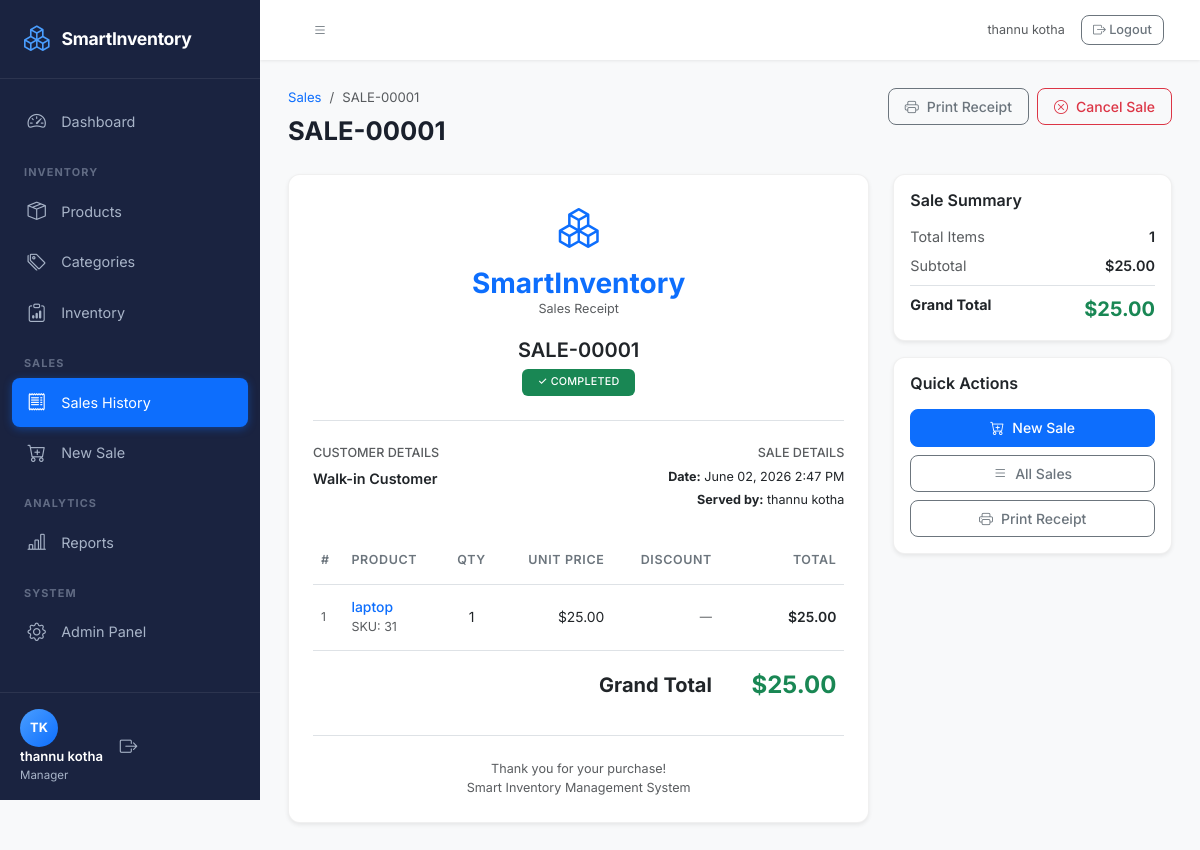
Screenshot of /sales/1/ (signed in) with the database file from the repository.
### inventory/models.py (models this page shows, shortened)
class Sale(models.Model):
    STATUS_CHOICES = [
        ('completed', 'Completed'),
        ('pending', 'Pending'),
        ('cancelled', 'Cancelled'),
    ]
    sale_number = models.CharField(max_length=20, unique=True)
    customer_name = models.CharField(max_length=200, blank=True, default='Walk-in Customer')
    customer_email = models.EmailField(blank=True, null=True)
    customer_phone = models.CharField(max_length=20, blank=True, null=True)
    created_by = models.ForeignKey(User, on_delete=models.SET_NULL, null=True)
    status = models.CharField(max_length=20, choices=STATUS_CHOICES, default='completed')
    notes = models.TextField(blank=True, null=True)
    created_at = models.DateTimeField(auto_now_add=True)
    updated_at = models.DateTimeField(auto_now=True)
    class Meta:
        ordering = ['-created_at']
    @property
    def subtotal(self):
        return sum(item.total_price for item in self.items.all())
    @property
    def total_amount(self):
        return self.subtotal
    @property
    def total_items(self):
        return sum(item.quantity for item in self.items.all())

class SaleItem(models.Model):
    sale = models.ForeignKey(Sale, on_delete=models.CASCADE, related_name='items')
    product = models.ForeignKey(Product, on_delete=models.PROTECT, related_name='sale_items')
    quantity = models.IntegerField(default=1)
    unit_price = models.DecimalField(max_digits=10, decimal_places=2, help_text='Price at time of sale')
    discount = models.DecimalField(max_digits=5, decimal_places=2, default=0, help_text='Discount percentage')
    @property
    def total_price(self):
        base_total = self.unit_price * self.quantity
        discount_amount = base_total * (self.discount / 100)
        return base_total - discount_amount

class Product(models.Model):
    name = models.CharField(max_length=200)
    sku = models.CharField(max_length=50, unique=True, help_text='Stock Keeping Unit')
    category = models.ForeignKey(Category, on_delete=models.SET_NULL, null=True, related_name='products')
    description = models.TextField(blank=True, null=True)
    price = models.DecimalField(max_digits=10, decimal_places=2, help_text='Selling price')
    cost_price = models.DecimalField(max_digits=10, decimal_places=2, default=0, help_text='Purchase/cost price')
    stock_quantity = models.IntegerField(default=0, help_text='Current stock level')
    low_stock_threshold = models.IntegerField(default=10, help_text='Alert when stock falls below this')
    image = models.ImageField(upload_to='products/', blank=True, null=True)
    is_active = models.BooleanField(default=True)
    created_at = models.DateTimeField(auto_now_add=True)
    updated_at = models.DateTimeField(auto_now=True)
    class Meta:
        ordering = ['name']

### inventory/views.py (the view)
# urls.py: path('sales/<int:pk>/', views.sale_detail, name='sale_detail'),
@login_required
def sale_detail(request, pk):
    sale = get_object_or_404(Sale, pk=pk)
    items = sale.items.select_related('product').all()
    context = {
        'sale': sale,
        'items': items,
    }
    return render(request, 'sales/sale_detail.html', context)

### templates/sales/sale_detail.html (shortened to what this page needs)
{% extends 'base.html' %}
{% load static %}
{% load inventory_tags %}
{% block content %}
<div class="d-flex justify-content-between align-items-start mb-4">
    <div>
        <nav aria-label="breadcrumb">
            <ol class="breadcrumb small">
                <li class="breadcrumb-item"><a href="{% url 'sale_list' %}">Sales</a></li>
                <li class="breadcrumb-item active">{{ sale.sale_number }}</li>
            </ol>
        </nav>
        <h1 class="page-title">{{ sale.sale_number }}</h1>
    </div>
    <div class="d-flex gap-2">
        <button onclick="window.print()" class="btn btn-outline-secondary">
            <i class="bi bi-printer me-2"></i>Print Receipt
        </button>
        {% if sale.status == 'completed' %}
        <a href="{% url 'sale_cancel' sale.pk %}" class="btn btn-outline-danger">
            <i class="bi bi-x-circle me-2"></i>Cancel Sale
        </a>
        {% endif %}
    </div>
</div>
<div class="row g-4">
    <div class="col-xl-8">
        <div class="card border-0 shadow-sm" id="receiptCard">
            <div class="card-body p-4">
                <div class="text-center border-bottom pb-4 mb-4">
                    <i class="bi bi-boxes text-primary" style="font-size:2.5rem"></i>
                    <h3 class="fw-bold text-primary mt-2 mb-0">SmartInventory</h3>
                    <p class="text-muted small">Sales Receipt</p>
                    <div class="mt-2">
                        <span class="fs-5 fw-semibold">{{ sale.sale_number }}</span>
                        <div class="mt-1">
                            {% if sale.status == 'completed' %}
                            <span class="badge bg-success px-3 py-2">✓ COMPLETED</span>
                            {% elif sale.status == 'cancelled' %}
                            <span class="badge bg-danger px-3 py-2">✗ CANCELLED</span>
                            {% else %}
                            <span class="badge bg-warning text-dark px-3 py-2">PENDING</span>
                            {% endif %}
                        </div>
                    </div>
                </div>
                <div class="row mb-4">
                    <div class="col-md-6">
                        <h6 class="text-muted text-uppercase small mb-2">Customer Details</h6>
                        <p class="mb-1 fw-semibold">{{ sale.customer_name }}</p>
                    </div>
                    <div class="col-md-6 text-md-end">
                        <h6 class="text-muted text-uppercase small mb-2">Sale Details</h6>
                        <p class="mb-1 small"><strong>Date:</strong> {{ sale.created_at|date:"F d, Y g:i A" }}</p>
                        <p class="mb-1 small"><strong>Served by:</strong> {{ sale.created_by.get_full_name|default:sale.created_by.username|default:'—' }}</p>
                    </div>
                </div>
                <div class="table-responsive">
                    <table class="table table-borderless mb-0">
                        <thead class="border-bottom">
                            <tr class="text-muted small text-uppercase">
                                <th>#</th>
                                <th>Product</th>
                                <th class="text-center">Qty</th>
                                <th class="text-end">Unit Price</th>
                                <th class="text-end">Discount</th>
                                <th class="text-end">Total</th>
                            </tr>
                        </thead>
                        <tbody>
                            {% for item in items %}
                            <tr class="border-bottom">
                                <td class="text-muted small">{{ forloop.counter }}</td>
                                <td>
                                    <a href="{% url 'product_detail' item.product.pk %}" class="text-decoration-none fw-medium">
                                        {{ item.product.name }}
                                    </a>
                                    <div class="text-muted" style="font-size:0.78rem">SKU: {{ item.product.sku }}</div>
                                </td>
                                <td class="text-center">{{ item.quantity }}</td>
                                <td class="text-end">${{ item.unit_price }}</td>
                                <td class="text-end text-muted small">
                                    {% if item.discount > 0 %}{{ item.discount }}%{% else %}—{% endif %}
                                </td>
                                <td class="text-end fw-semibold">${{ item.total_price|floatformat:2 }}</td>
                            </tr>
                            {% endfor %}
                        </tbody>
                        <tfoot class="border-top">
                            <tr>
                                <td colspan="5" class="text-end fw-bold fs-5 pt-3">Grand Total</td>
                                <td class="text-end fw-bold fs-4 text-success pt-3">${{ sale.total_amount|floatformat:2 }}</td>
                            </tr>
                        </tfoot>
                    </table>
                </div>
                <div class="text-center border-top mt-4 pt-4 text-muted small">
                    <p class="mb-0">Thank you for your purchase!</p>
                    <p class="mb-0">Smart Inventory Management System</p>
                </div>
            </div>
        </div>
    </div>
    <div class="col-xl-4">
        <div class="card border-0 shadow-sm mb-3">
            <div class="card-body">
                <h6 class="fw-semibold mb-3">Sale Summary</h6>
                <div class="d-flex justify-content-between mb-2">
                    <span class="text-muted">Total Items</span>
                    <span class="fw-semibold">{{ sale.total_items }}</span>
                </div>
                <div class="d-flex justify-content-between mb-2">
                    <span class="text-muted">Subtotal</span>
                    <span class="fw-semibold">${{ sale.subtotal|floatformat:2 }}</span>
                </div>
                <div class="d-flex justify-content-between pt-2 border-top">
                    <span class="fw-bold">Grand Total</span>
                    <span class="fw-bold text-success fs-5">${{ sale.total_amount|floatformat:2 }}</span>
                </div>
            </div>
        </div>
        <div class="card border-0 shadow-sm">
            <div class="card-body">
                <h6 class="fw-semibold mb-3">Quick Actions</h6>
                <a href="{% url 'sale_create' %}" class="btn btn-primary w-100 mb-2">
                    <i class="bi bi-cart-plus me-2"></i>New Sale
                </a>
                <a href="{% url 'sale_list' %}" class="btn btn-outline-secondary w-100 mb-2">
                    <i class="bi bi-list me-2"></i>All Sales
                </a>
                <button onclick="window.print()" class="btn btn-outline-secondary w-100">
                    <i class="bi bi-printer me-2"></i>Print Receipt
                </button>
            </div>
        </div>
    </div>
</div>
{% endblock %}

### templates/base.html (shortened to what this page needs)
{% load static %}
<!DOCTYPE html>
<html lang="en">
<head>
    <link href="https://cdn.jsdelivr.net/npm/bootstrap@5.3.0/dist/css/bootstrap.min.css" rel="stylesheet">
    <link href="https://cdn.jsdelivr.net/npm/bootstrap-icons@1.11.0/font/bootstrap-icons.css" rel="stylesheet">
    <link href="{% static 'css/style.css' %}" rel="stylesheet">
</head>
<body class="bg-light">
{% if user.is_authenticated %}
<div class="wrapper d-flex">
    <nav id="sidebar" class="sidebar">
        <div class="sidebar-header">
            <div class="brand-logo">
                <i class="bi bi-boxes"></i>
                <span>SmartInventory</span>
            </div>
        </div>
        <ul class="sidebar-nav">
            <li class="nav-item {% if request.resolver_match.url_name == 'dashboard' %}active{% endif %}">
                <a href="{% url 'dashboard' %}" class="nav-link">
                    <i class="bi bi-speedometer2"></i>
                    <span>Dashboard</span>
                </a>
            </li>
            <li class="nav-category">INVENTORY</li>
            <li class="nav-item {% if 'product' in request.resolver_match.url_name or 'category' in request.resolver_match.url_name %}active{% endif %}">
                <a href="{% url 'product_list' %}" class="nav-link">
                    <i class="bi bi-box-seam"></i>
                    <span>Products</span>
                </a>
            </li>
            <li class="nav-item {% if request.resolver_match.url_name == 'category_list' %}active{% endif %}">
                <a href="{% url 'category_list' %}" class="nav-link">
                    <i class="bi bi-tags"></i>
                    <span>Categories</span>
                </a>
            </li>
            <li class="nav-item {% if request.resolver_match.url_name == 'inventory' %}active{% endif %}">
                <a href="{% url 'inventory' %}" class="nav-link">
                    <i class="bi bi-clipboard-data"></i>
                    <span>Inventory</span>
                </a>
            </li>
            <li class="nav-category">SALES</li>
            <li class="nav-item {% if 'sale' in request.resolver_match.url_name %}active{% endif %}">
                <a href="{% url 'sale_list' %}" class="nav-link">
                    <i class="bi bi-receipt"></i>
                    <span>Sales History</span>
                </a>
            </li>
            <li class="nav-item">
                <a href="{% url 'sale_create' %}" class="nav-link">
                    <i class="bi bi-cart-plus"></i>
                    <span>New Sale</span>
                </a>
            </li>
            <li class="nav-category">ANALYTICS</li>
            <li class="nav-item {% if request.resolver_match.url_name == 'reports' %}active{% endif %}">
                <a href="{% url 'reports' %}" class="nav-link">
                    <i class="bi bi-bar-chart-line"></i>
                    <span>Reports</span>
                </a>
            </li>
            <li class="nav-category">SYSTEM</li>
            <li class="nav-item">
                <a href="/admin/" class="nav-link" target="_blank">
                    <i class="bi bi-gear"></i>
                    <span>Admin Panel</span>
                </a>
            </li>
        </ul>
        <div class="sidebar-footer">
            <div class="user-info">
                <div class="user-avatar">{{ user.first_name|first|upper }}{{ user.last_name|first|upper }}</div>
                <div class="user-details">
                    <div class="user-name">{{ user.get_full_name|default:user.username }}</div>
                    <div class="user-role">{% if user.is_superuser %}Administrator{% else %}Manager{% endif %}</div>
                </div>
            </div>
            <a href="{% url 'logout' %}" class="logout-btn" title="Logout">
                <i class="bi bi-box-arrow-right"></i>
            </a>
        </div>
    </nav>
    <div class="main-content flex-grow-1">
        <nav class="top-navbar navbar navbar-expand-lg">
            <div class="container-fluid">
                <button class="btn btn-link sidebar-toggle" id="sidebarToggle">
                    <i class="bi bi-list"></i>
                </button>
                <div class="ms-auto d-flex align-items-center gap-3">
                    <span class="text-muted small">{{ user.get_full_name|default:user.username }}</span>
                    <a href="{% url 'logout' %}" class="btn btn-outline-secondary btn-sm">
                        <i class="bi bi-box-arrow-right"></i> Logout
                    </a>
                </div>
            </div>
        </nav>
        <div class="page-content">
            {% block content %}{% endblock %}
        </div>
    </div>
</div>
{% endif %}
</body>
</html>

### rows the page displays
Sale: sale_number "SALE-00001", customer_name "Walk-in Customer", created_at "June 02, 2026 2:47 PM", created_by.get_full_name "thannu kotha", total_amount "25.00", total_items "1", subtotal "25.00"
SaleItem: product.name "laptop", product.sku "31", quantity "1", unit_price "25.00", total_price "25.00"

### other values shown
{{ user.first_name|first|upper }} "T"
{{ user.last_name|first|upper }} "K"
{{ user.get_full_name|default:user.username }} "thannu kotha"
